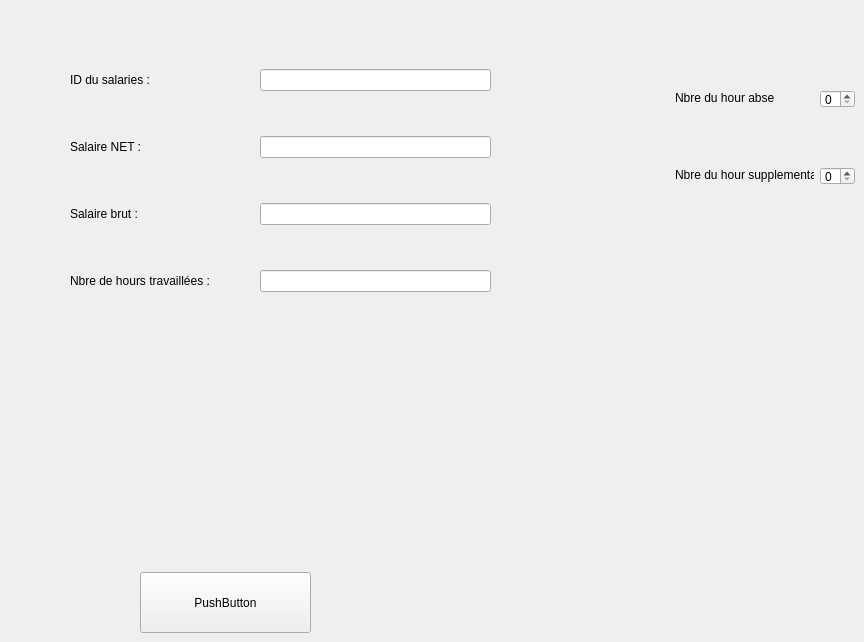
      <widget class="QWidget" name="Fiche_de_paieSTW">
       <attribute name="title">
        <string>Fiche de paie</string>
       </attribute>
       <widget class="QLabel" name="label_61">
        <property name="geometry">
         <rect>
          <x>675</x>
          <y>167</y>
          <width>139</width>
          <height>16</height>
         </rect>
        </property>
        <property name="styleSheet">
         <string notr="true"/>
        </property>
        <property name="text">
         <string>Nbre du hour supplementaire</string>
        </property>
       </widget>
       <widget class="QPushButton" name="fichedepaie">
        <property name="geometry">
         <rect>
          <x>140</x>
          <y>572</y>
          <width>171</width>
          <height>61</height>
         </rect>
        </property>
        <property name="text">
         <string>PushButton</string>
        </property>
       </widget>
       <widget class="QSpinBox" name="sb_nbsups1">
        <property name="geometry">
         <rect>
          <x>820</x>
          <y>167</y>
          <width>35</width>
          <height>18</height>
         </rect>
        </property>
        <property name="styleSheet">
         <string notr="true">background: none;

</string>
        </property>
       </widget>
       <widget class="QLabel" name="label_62">
        <property name="geometry">
         <rect>
          <x>675</x>
          <y>90</y>
          <width>99</width>
          <height>16</height>
         </rect>
        </property>
        <property name="styleSheet">
         <string notr="true"/>
        </property>
        <property name="text">
         <string>Nbre du hour absent</string>
        </property>
       </widget>
       <widget class="QWidget" name="layoutWidget_14">
        <property name="geometry">
         <rect>
          <x>70</x>
          <y>30</y>
          <width>421</width>
          <height>302</height>
         </rect>
        </property>
        <layout class="QGridLayout" name="gridLayout_8">
         <property name="sizeConstraint">
          <enum>QLayout::SetDefaultConstraint</enum>
         </property>
         <property name="horizontalSpacing">
          <number>50</number>
         </property>
         <item row="3" column="0">
          <widget class="QLabel" name="label_63">
           <property name="text">
            <string>Nbre de hours travaillées :</string>
           </property>
          </widget>
         </item>
         <item row="1" column="0">
          <widget class="QLabel" name="label_64">
           <property name="text">
            <string>Salaire NET :</string>
           </property>
          </widget>
         </item>
         <item row="1" column="1">
          <widget class="QLineEdit" name="le_salarienet"/>
         </item>
         <item row="2" column="0">
          <widget class="QLabel" name="label_65">
           <property name="text">
            <string>Salaire brut :</string>
           </property>
          </widget>
         </item>
         <item row="2" column="1">
          <widget class="QLineEdit" name="le_salariebrut"/>
         </item>
         <item row="0" column="0">
          <widget class="QLabel" name="label_66">
           <property name="text">
            <string>ID du salaries :</string>
           </property>
          </widget>
         </item>
         <item row="0" column="1">
          <widget class="QLineEdit" name="le_salaireid"/>
         </item>
         <item row="3" column="1">
          <widget class="QLineEdit" name="le_nbrtravail"/>
         </item>
        </layout>
       </widget>
       <widget class="QSpinBox" name="sb_nbabss1">
        <property name="geometry">
         <rect>
          <x>820</x>
          <y>90</y>
          <width>35</width>
          <height>18</height>
         </rect>
        </property>
        <property name="styleSheet">
         <string notr="true">background: none;

</string>
        </property>
       </widget>
      </widget>
